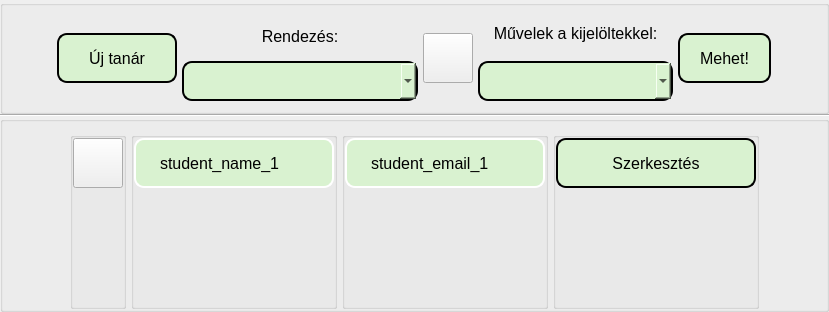
         <widget class="QWidget" name="teacher_list_scroll_area_contents">
          <property name="geometry">
           <rect>
            <x>0</x>
            <y>0</y>
            <width>829</width>
            <height>312</height>
           </rect>
          </property>
          <layout class="QVBoxLayout" name="verticalLayout_5">
           <property name="spacing">
            <number>0</number>
           </property>
           <property name="leftMargin">
            <number>0</number>
           </property>
           <property name="topMargin">
            <number>0</number>
           </property>
           <property name="rightMargin">
            <number>0</number>
           </property>
           <property name="bottomMargin">
            <number>0</number>
           </property>
           <item>
            <widget class="QGroupBox" name="new_teacher_group_box">
             <property name="maximumSize">
              <size>
               <width>16777215</width>
               <height>16777215</height>
              </size>
             </property>
             <property name="title">
              <string/>
             </property>
             <layout class="QGridLayout" name="gridLayout">
              <property name="leftMargin">
               <number>0</number>
              </property>
              <property name="topMargin">
               <number>10</number>
              </property>
              <property name="rightMargin">
               <number>0</number>
              </property>
              <property name="bottomMargin">
               <number>10</number>
              </property>
              <property name="spacing">
               <number>5</number>
              </property>
              <item row="0" column="0">
               <spacer name="horizontalSpacer_11">
                <property name="orientation">
                 <enum>Qt::Horizontal</enum>
                </property>
                <property name="sizeHint" stdset="0">
                 <size>
                  <width>126</width>
                  <height>20</height>
                 </size>
                </property>
               </spacer>
              </item>
              <item row="0" column="1" rowspan="3">
               <widget class="QPushButton" name="new_teacher_btn">
                <property name="sizePolicy">
                 <sizepolicy hsizetype="Maximum" vsizetype="Fixed">
                  <horstretch>0</horstretch>
                  <verstretch>0</verstretch>
                 </sizepolicy>
                </property>
                <property name="minimumSize">
                 <size>
                  <width>120</width>
                  <height>50</height>
                 </size>
                </property>
                <property name="maximumSize">
                 <size>
                  <width>16777215</width>
                  <height>50</height>
                 </size>
                </property>
                <property name="font">
                 <font>
                  <pointsize>12</pointsize>
                 </font>
                </property>
                <property name="cursor">
                 <cursorShape>PointingHandCursor</cursorShape>
                </property>
                <property name="styleSheet">
                 <string notr="true">QPushButton {background-color: #D9F2D0; border: 2px solid black; border-radius:10; padding-left:20px;padding-right:20px;}
QPushButton:hover {background-color: #55aa00; border: 2px solid black; border-radius:10; padding-left:20px;padding-right:20px;}</string>
                </property>
                <property name="text">
                 <string>Új tanár</string>
                </property>
               </widget>
              </item>
              <item row="0" column="2" rowspan="2">
               <widget class="QLabel" name="teacher_sort_label">
                <property name="minimumSize">
                 <size>
                  <width>0</width>
                  <height>30</height>
                 </size>
                </property>
                <property name="maximumSize">
                 <size>
                  <width>16777215</width>
                  <height>16777215</height>
                 </size>
                </property>
                <property name="font">
                 <font>
                  <pointsize>12</pointsize>
                 </font>
                </property>
                <property name="text">
                 <string>Rendezés:</string>
                </property>
                <property name="alignment">
                 <set>Qt::AlignCenter</set>
                </property>
               </widget>
              </item>
              <item row="0" column="3" rowspan="3">
               <widget class="QPushButton" name="teacher_print_btn">
                <property name="sizePolicy">
                 <sizepolicy hsizetype="Fixed" vsizetype="Fixed">
                  <horstretch>0</horstretch>
                  <verstretch>0</verstretch>
                 </sizepolicy>
                </property>
                <property name="minimumSize">
                 <size>
                  <width>50</width>
                  <height>50</height>
                 </size>
                </property>
                <property name="maximumSize">
                 <size>
                  <width>50</width>
                  <height>50</height>
                 </size>
                </property>
                <property name="text">
                 <string/>
                </property>
               </widget>
              </item>
              <item row="0" column="4">
               <widget class="QLabel" name="teacher_action_label">
                <property name="minimumSize">
                 <size>
                  <width>0</width>
                  <height>30</height>
                 </size>
                </property>
                <property name="maximumSize">
                 <size>
                  <width>16777215</width>
                  <height>16777215</height>
                 </size>
                </property>
                <property name="font">
                 <font>
                  <pointsize>12</pointsize>
                 </font>
                </property>
                <property name="text">
                 <string>Művelek a kijelöltekkel:</string>
                </property>
                <property name="alignment">
                 <set>Qt::AlignCenter</set>
                </property>
               </widget>
              </item>
              <item row="0" column="5" rowspan="3">
               <widget class="QPushButton" name="teacher_action_btn">
                <property name="minimumSize">
                 <size>
                  <width>0</width>
                  <height>50</height>
                 </size>
                </property>
                <property name="font">
                 <font>
                  <pointsize>12</pointsize>
                 </font>
                </property>
                <property name="cursor">
                 <cursorShape>PointingHandCursor</cursorShape>
                </property>
                <property name="styleSheet">
                 <string notr="true">QPushButton {background-color: #D9F2D0; border: 2px solid black; border-radius:10; padding-left:20px;padding-right:20px;}
QPushButton:hover {background-color: #55aa00; border: 2px solid black; border-radius:10; padding-left:20px;padding-right:20px;}</string>
                </property>
                <property name="text">
                 <string>Mehet!</string>
                </property>
               </widget>
              </item>
              <item row="0" column="6">
               <spacer name="horizontalSpacer_12">
                <property name="orientation">
                 <enum>Qt::Horizontal</enum>
                </property>
                <property name="sizeHint" stdset="0">
                 <size>
                  <width>116</width>
                  <height>35</height>
                 </size>
                </property>
               </spacer>
              </item>
              <item row="1" column="6" rowspan="2">
               <spacer name="horizontalSpacer_8">
                <property name="orientation">
                 <enum>Qt::Horizontal</enum>
                </property>
                <property name="sizeHint" stdset="0">
                 <size>
                  <width>126</width>
                  <height>30</height>
                 </size>
                </property>
               </spacer>
              </item>
              <item row="2" column="0">
               <spacer name="horizontalSpacer_7">
                <property name="orientation">
                 <enum>Qt::Horizontal</enum>
                </property>
                <property name="sizeHint" stdset="0">
                 <size>
                  <width>118</width>
                  <height>20</height>
                 </size>
                </property>
               </spacer>
              </item>
              <item row="2" column="2">
               <widget class="QComboBox" name="teacher_combo_box">
                <property name="minimumSize">
                 <size>
                  <width>0</width>
                  <height>40</height>
                 </size>
                </property>
                <property name="maximumSize">
                 <size>
                  <width>16777215</width>
                  <height>40</height>
                 </size>
                </property>
                <property name="font">
                 <font>
                  <pointsize>12</pointsize>
                 </font>
                </property>
                <property name="cursor">
                 <cursorShape>PointingHandCursor</cursorShape>
                </property>
                <property name="styleSheet">
                 <string notr="true">QComboBox {background-color: #D9F2D0; border: 2px solid black; border-radius:10; padding-left:20px;padding-right:20px;}
QComboBox:hover {background-color: #55aa00; border: 2px solid black; border-radius:10; padding-left:20px;padding-right:20px;}
QAbstractItemView{selection-color: black; selection-background-color: #55aa00; background-color: #D9F2D0; border: 2px solid black; border-radius:10; padding-left:20px;padding-right:20px;padding-top:5px; padding-bottom:5px;}</string>
                </property>
                <item>
                 <property name="text">
                  <string/>
                 </property>
                </item>
                <item>
                 <property name="text">
                  <string>Saját kezelésű tanárok</string>
                 </property>
                </item>
                <item>
                 <property name="text">
                  <string>Kezelésen kívüli tanárok</string>
                 </property>
                </item>
                <item>
                 <property name="text">
                  <string>Archivált tanárok</string>
                 </property>
                </item>
               </widget>
              </item>
              <item row="2" column="4">
               <widget class="QComboBox" name="teacher_action_combo_box">
                <property name="minimumSize">
                 <size>
                  <width>0</width>
                  <height>40</height>
                 </size>
                </property>
                <property name="font">
                 <font>
                  <pointsize>12</pointsize>
                 </font>
                </property>
                <property name="cursor">
                 <cursorShape>PointingHandCursor</cursorShape>
                </property>
                <property name="styleSheet">
                 <string notr="true">QComboBox {background-color: #D9F2D0; border: 2px solid black; border-radius:10; padding-left:20px;padding-right:20px;}
QComboBox:hover {background-color: #55aa00; border: 2px solid black; border-radius:10; padding-left:20px;padding-right:20px;}
QAbstractItemView{selection-color: black; selection-background-color: #55aa00; background-color: #D9F2D0; border: 2px solid black; border-radius:10; padding-left:20px;padding-right:20px;padding-top:5px; padding-bottom:5px;}</string>
                </property>
                <item>
                 <property name="text">
                  <string/>
                 </property>
                </item>
                <item>
                 <property name="text">
                  <string>Felvétel kezelésbe</string>
                 </property>
                </item>
                <item>
                 <property name="text">
                  <string>Leadás kezelésből</string>
                 </property>
                </item>
                <item>
                 <property name="text">
                  <string>Archiválás</string>
                 </property>
                </item>
               </widget>
              </item>
             </layout>
            </widget>
           </item>
           <item>
            <widget class="Line" name="line">
             <property name="minimumSize">
              <size>
               <width>0</width>
               <height>0</height>
              </size>
             </property>
             <property name="maximumSize">
              <size>
               <width>16777215</width>
               <height>2</height>
              </size>
             </property>
             <property name="styleSheet">
              <string notr="true">background-color:white;</string>
             </property>
             <property name="orientation">
              <enum>Qt::Horizontal</enum>
             </property>
            </widget>
           </item>
           <item>
            <widget class="QGroupBox" name="teacher_list_group_box">
             <property name="sizePolicy">
              <sizepolicy hsizetype="Expanding" vsizetype="Expanding">
               <horstretch>0</horstretch>
               <verstretch>0</verstretch>
              </sizepolicy>
             </property>
             <property name="title">
              <string/>
             </property>
             <layout class="QHBoxLayout" name="teacher_list_horizontal_layout">
              <property name="spacing">
               <number>5</number>
              </property>
              <property name="leftMargin">
               <number>0</number>
              </property>
              <property name="topMargin">
               <number>10</number>
              </property>
              <property name="rightMargin">
               <number>0</number>
              </property>
              <property name="bottomMargin">
               <number>0</number>
              </property>
              <item>
               <spacer name="horizontalSpacer_5">
                <property name="orientation">
                 <enum>Qt::Horizontal</enum>
                </property>
                <property name="sizeHint" stdset="0">
                 <size>
                  <width>171</width>
                  <height>20</height>
                 </size>
                </property>
               </spacer>
              </item>
              <item>
               <widget class="QGroupBox" name="groupBox">
                <property name="sizePolicy">
                 <sizepolicy hsizetype="Maximum" vsizetype="Expanding">
                  <horstretch>0</horstretch>
                  <verstretch>0</verstretch>
                 </sizepolicy>
                </property>
                <property name="maximumSize">
                 <size>
                  <width>16777215</width>
                  <height>16777215</height>
                 </size>
                </property>
                <property name="title">
                 <string/>
                </property>
                <layout class="QFormLayout" name="formLayout">
                 <property name="horizontalSpacing">
                  <number>0</number>
                 </property>
                 <property name="verticalSpacing">
                  <number>5</number>
                 </property>
                 <property name="leftMargin">
                  <number>0</number>
                 </property>
                 <property name="topMargin">
                  <number>0</number>
                 </property>
                 <property name="rightMargin">
                  <number>0</number>
                 </property>
                 <property name="bottomMargin">
                  <number>0</number>
                 </property>
                 <item row="0" column="0">
                  <widget class="QPushButton" name="pushButton_2">
                   <property name="sizePolicy">
                    <sizepolicy hsizetype="Fixed" vsizetype="Fixed">
                     <horstretch>0</horstretch>
                     <verstretch>0</verstretch>
                    </sizepolicy>
                   </property>
                   <property name="minimumSize">
                    <size>
                     <width>50</width>
                     <height>50</height>
                    </size>
                   </property>
                   <property name="maximumSize">
                    <size>
                     <width>50</width>
                     <height>50</height>
                    </size>
                   </property>
                   <property name="text">
                    <string/>
                   </property>
                   <property name="checkable">
                    <bool>true</bool>
                   </property>
                  </widget>
                 </item>
                </layout>
               </widget>
              </item>
              <item>
               <widget class="QGroupBox" name="teacher_name_group_box">
                <property name="sizePolicy">
                 <sizepolicy hsizetype="Maximum" vsizetype="Expanding">
                  <horstretch>0</horstretch>
                  <verstretch>0</verstretch>
                 </sizepolicy>
                </property>
                <property name="title">
                 <string/>
                </property>
                <layout class="QFormLayout" name="teacher_name_form_layout">
                 <property name="horizontalSpacing">
                  <number>0</number>
                 </property>
                 <property name="verticalSpacing">
                  <number>5</number>
                 </property>
                 <property name="leftMargin">
                  <number>0</number>
                 </property>
                 <property name="topMargin">
                  <number>0</number>
                 </property>
                 <property name="rightMargin">
                  <number>0</number>
                 </property>
                 <property name="bottomMargin">
                  <number>0</number>
                 </property>
                 <item row="0" column="0">
                  <widget class="QLabel" name="student_name_1">
                   <property name="sizePolicy">
                    <sizepolicy hsizetype="Preferred" vsizetype="Fixed">
                     <horstretch>0</horstretch>
                     <verstretch>0</verstretch>
                    </sizepolicy>
                   </property>
                   <property name="minimumSize">
                    <size>
                     <width>200</width>
                     <height>50</height>
                    </size>
                   </property>
                   <property name="maximumSize">
                    <size>
                     <width>16777215</width>
                     <height>50</height>
                    </size>
                   </property>
                   <property name="font">
                    <font>
                     <pointsize>12</pointsize>
                    </font>
                   </property>
                   <property name="styleSheet">
                    <string notr="true">background-color: #D9F2D0; border: 2px solid white; border-radius:10; padding-left:20px;padding-right:20px</string>
                   </property>
                   <property name="text">
                    <string>student_name_1</string>
                   </property>
                  </widget>
                 </item>
                </layout>
               </widget>
              </item>
              <item>
               <widget class="QGroupBox" name="teacher_email_group_box">
                <property name="sizePolicy">
                 <sizepolicy hsizetype="Maximum" vsizetype="Expanding">
                  <horstretch>0</horstretch>
                  <verstretch>0</verstretch>
                 </sizepolicy>
                </property>
                <property name="title">
                 <string/>
                </property>
                <layout class="QFormLayout" name="teacher_email_form_layout">
                 <property name="horizontalSpacing">
                  <number>0</number>
                 </property>
                 <property name="verticalSpacing">
                  <number>5</number>
                 </property>
                 <property name="leftMargin">
                  <number>0</number>
                 </property>
                 <property name="topMargin">
                  <number>0</number>
                 </property>
                 <property name="rightMargin">
                  <number>0</number>
                 </property>
                 <property name="bottomMargin">
                  <number>0</number>
                 </property>
                 <item row="0" column="0">
                  <widget class="QLabel" name="student_email_1">
                   <property name="sizePolicy">
                    <sizepolicy hsizetype="Preferred" vsizetype="Fixed">
                     <horstretch>0</horstretch>
                     <verstretch>0</verstretch>
                    </sizepolicy>
                   </property>
                   <property name="minimumSize">
                    <size>
                     <width>200</width>
                     <height>50</height>
                    </size>
                   </property>
                   <property name="maximumSize">
                    <size>
                     <width>16777215</width>
                     <height>50</height>
                    </size>
                   </property>
                   <property name="font">
                    <font>
                     <pointsize>12</pointsize>
                    </font>
                   </property>
                   <property name="styleSheet">
                    <string notr="true">background-color: #D9F2D0; border: 2px solid white; border-radius:10; padding-left:20px;padding-right:20px</string>
                   </property>
                   <property name="text">
                    <string>student_email_1</string>
                   </property>
                  </widget>
                 </item>
                </layout>
               </widget>
              </item>
              <item>
               <widget class="QGroupBox" name="teacher_edit_group_box">
                <property name="sizePolicy">
                 <sizepolicy hsizetype="Maximum" vsizetype="Expanding">
                  <horstretch>0</horstretch>
                  <verstretch>0</verstretch>
                 </sizepolicy>
                </property>
                <property name="title">
                 <string/>
                </property>
                <layout class="QFormLayout" name="teacher_edit_form_layout">
                 <property name="horizontalSpacing">
                  <number>0</number>
                 </property>
                 <property name="verticalSpacing">
                  <number>5</number>
                 </property>
                 <property name="leftMargin">
                  <number>0</number>
                 </property>
                 <property name="topMargin">
                  <number>0</number>
                 </property>
                 <property name="rightMargin">
                  <number>0</number>
                 </property>
                 <property name="bottomMargin">
                  <number>0</number>
                 </property>
                 <item row="0" column="0">
                  <widget class="QPushButton" name="student_edit_btn">
                   <property name="sizePolicy">
                    <sizepolicy hsizetype="Preferred" vsizetype="Fixed">
                     <horstretch>0</horstretch>
                     <verstretch>0</verstretch>
                    </sizepolicy>
                   </property>
                   <property name="minimumSize">
                    <size>
                     <width>200</width>
                     <height>50</height>
                    </size>
                   </property>
                   <property name="maximumSize">
                    <size>
                     <width>16777215</width>
                     <height>50</height>
                    </size>
                   </property>
                   <property name="font">
                    <font>
                     <pointsize>12</pointsize>
                    </font>
                   </property>
                   <property name="cursor">
                    <cursorShape>PointingHandCursor</cursorShape>
                   </property>
                   <property name="styleSheet">
                    <string notr="true">QPushButton {background-color: #D9F2D0; border: 2px solid black; border-radius:10; padding-left:20px;padding-right:20px;}
QPushButton:hover {background-color: #55aa00; border: 2px solid black; border-radius:10; padding-left:20px;padding-right:20px;}</string>
                   </property>
                   <property name="text">
                    <string>Szerkesztés</string>
                   </property>
                  </widget>
                 </item>
                </layout>
               </widget>
              </item>
              <item>
               <spacer name="horizontalSpacer_6">
                <property name="orientation">
                 <enum>Qt::Horizontal</enum>
                </property>
                <property name="sizeHint" stdset="0">
                 <size>
                  <width>171</width>
                  <height>20</height>
                 </size>
                </property>
               </spacer>
              </item>
             </layout>
            </widget>
           </item>
          </layout>
         </widget>
